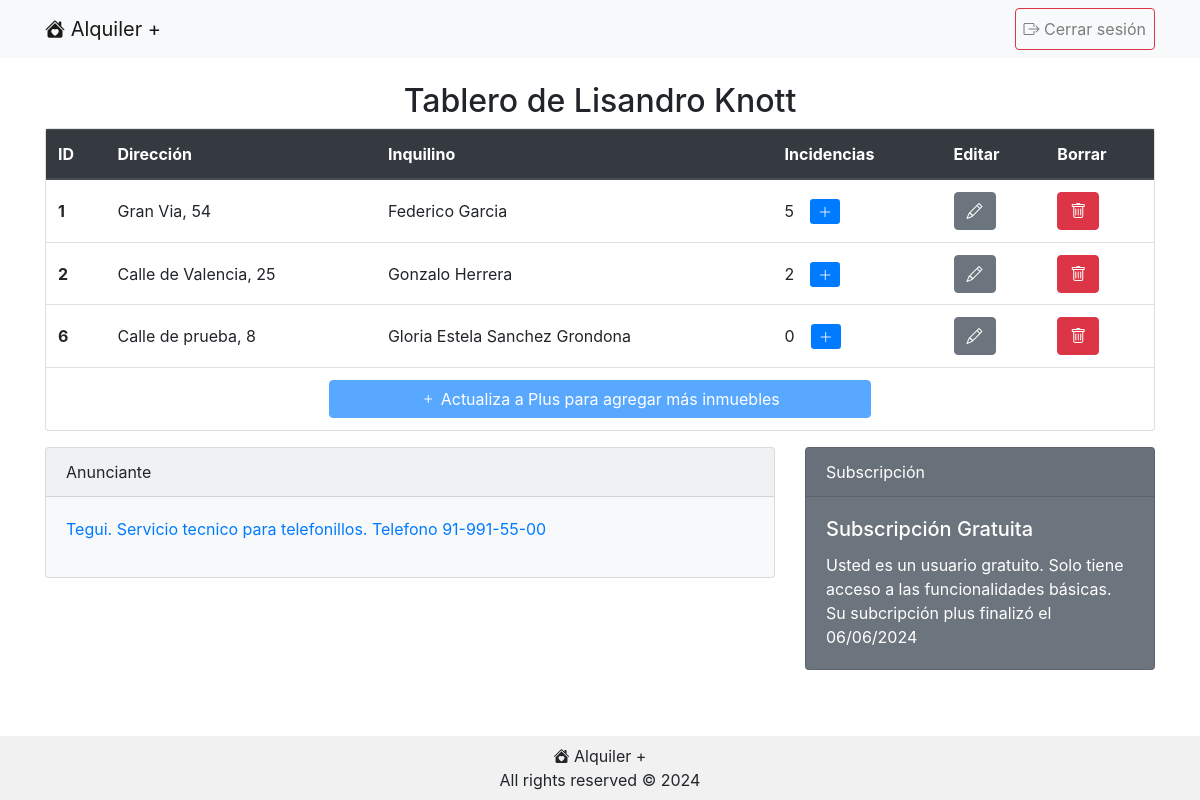
The app's page /tablero.php (signed in) with its own data.
### tables this page shows
CREATE TABLE `usuarios` (
  `id` int(11) NOT NULL,
  `nombre` tinytext NOT NULL,
  `apellido` tinytext NOT NULL,
  `email` varchar(255) NOT NULL,
  `contrasena_hash` text NOT NULL,
  `telefono` tinytext NOT NULL,
  `vencimiento_subscripcion` date NOT NULL DEFAULT current_timestamp(),
  `es_administrador` tinyint(1) NOT NULL DEFAULT 0
);

CREATE TABLE `inmuebles` (
  `id` int(11) NOT NULL,
  `direccion` text NOT NULL,
  `propietario_usuario_id` int(11) NOT NULL,
  `inquilino_usuario_id` int(11) NOT NULL
);

CREATE TABLE `publicidades` (
  `id` int(11) NOT NULL,
  `tipo` enum('fontaneria','electricidad','telefonillo','mobiliario','pagos','carpinteria','cerrajeria','pintura') NOT NULL,
  `contenido` text NOT NULL,
  `link` text NOT NULL,
  `coste_por_impresion` float NOT NULL,
  `coste_por_click` float NOT NULL
);

### class/Conexion.php (called while the page is built, shortened)
<?php
class Conexion {
    private static $host;
    private static $username;
    private static $password;
    private static $db;
    private static $dsn;
    private static $conexion = null;
    private static function inicializar() {
        if (self::$conexion === null) {
            self::$host = DB_HOST;
            self::$db = DB_NAME;
            self::$username = DB_USERNAME;
            self::$password = DB_PASSWORD;
            self::$dsn = "mysql:host=" . self::$host . ";dbname=" . self::$db . ";charset=utf8mb4";
            try {
                self::$conexion = new PDO(self::$dsn, self::$username, self::$password);
                self::$conexion->setAttribute(PDO::ATTR_ERRMODE, PDO::ERRMODE_EXCEPTION);
            } catch (PDOException $ex) {
                die("Error en la conexión con la bbdd: mensaje: " . $ex->getMessage());
            }
            return self::$conexion;
        }
    }
    public static function consulta($sql) {
        try {
            $stmt = self::$conexion->prepare($sql);
            $stmt->execute();
            $resultado = $stmt->fetchAll(PDO::FETCH_ASSOC);
            return $resultado;
        } catch (PDOException $ex) {
            die("Fallo la query: " . $ex->getMessage());
        }
    }
}

### class/Usuario.php (called while the page is built, shortened)
<?php
class Usuario {
    private $nombre;
    private $apellido;
    private $vencimientoSubscripcion;
    private $esAdministrador;
    private $inmuebles = array();
    public function __construct($nombre, $apellido, $email, $contrasenaHash, $telefono, $vencimientoSubscripcion=null, $esAdministrador=0, $inmuebles=null, $id=null) {
        if ($id != null) {
            $this->nombre = $nombre;
            $this->apellido = $apellido;
            $this->esAdministrador = $esAdministrador;
            $this->vencimientoSubscripcion = new DateTime($vencimientoSubscripcion);
            $this->inmuebles = $inmuebles;
        } else if ($id === null) {
            Conexion::consulta("INSERT INTO usuarios (nombre, apellido, email, contrasena_hash, telefono, vencimiento_subscripcion, es_administrador) VALUES ('".$nombre."', '".$apellido."', '".$email."', '".$contrasenaHash."', '".$telefono."', DATE_ADD(CURDATE(), INTERVAL 10 DAY), 0)");
        }
    }
    public function getNombre() {
        return $this->nombre;
    }
    public function getApellido() {
        return $this->apellido;
    }
    public function getVencimientoSubscripcion() {
        return $this->vencimientoSubscripcion;
    }
    public function getEsAdministrador() {
        return $this->esAdministrador;
    }
    public function getInmuebles() {
        return $this->inmuebles;
    }
    public static function obtenerUsuarioExistente($id) {
        $usuario = null;
        $consulta = Conexion::consulta("SELECT id, direccion, inquilino_usuario_id FROM inmuebles WHERE propietario_usuario_id=" . $id);
        $inmuebles = [];
        foreach ($consulta as $fila) {
            $inmueble = Inmueble::obtenerInmuebleExistente($fila["id"]);
            $inmuebles[] = $inmueble;
        }
        $consulta = Conexion::consulta("SELECT id, nombre, apellido, email, contrasena_hash, telefono, vencimiento_subscripcion, es_administrador FROM usuarios WHERE id=" . $id);
        foreach ($consulta as $fila) {
            $usuario = new Usuario($fila['nombre'], $fila['apellido'], $fila['email'], $fila['contrasena_hash'], $fila['telefono'], $fila['vencimiento_subscripcion'], $fila['es_administrador'], $inmuebles, $fila['id']);
        }
        return $usuario;
    }
}

### class/Inmueble.php (called while the page is built, shortened)
<?php
class Inmueble {
    private $id;
    private $direccion;
    private $inquilino;
    private $incidencias;
    public function __construct($direccion, $inquilino, $incidencias, $id=null, $usuario=null) {
        if ($id != null) {
            $this->id = $id;
            $this->direccion = $direccion;
            $this->inquilino = $inquilino;
            $this->incidencias = $incidencias;
        } else if ($id === null) {
            Conexion::consulta("INSERT INTO inmuebles (direccion, propietario_usuario_id) VALUES ('".$direccion."', ".$usuario->getId().")");
        }
    }
    public function getId() {
        return $this->id;
    }
    public function getDireccion() {
        return $this->direccion;
    }
    public function getInquilino() {
        return $this->inquilino;
    }
    public function getIncidencias() {
        return $this->incidencias?? [];
    }
    public static function obtenerInmuebleExistente($id) {
        $consulta = Conexion::consulta("SELECT id, tipo, titulo, descripcion, estado, usuario_id, fecha_y_hora FROM incidencias WHERE inmueble_id=" . $id);
        $incidencias = [];
        foreach($consulta as $fila) {
            $incidencia = Incidencia::obtenerIncidenciaExistente($fila["id"]);
            $incidencias[] = $incidencia;
        }
        $consulta = Conexion::consulta("SELECT id, direccion, inquilino_usuario_id FROM inmuebles WHERE id=" . $id);
        foreach ($consulta as $fila) {
            $inmueble = new Inmueble($fila['direccion'], Usuario::obtenerUsuarioExistente($fila['inquilino_usuario_id']), $incidencias, $fila['id']);
        }
        return $inmueble;
    }
}

### class/Incidencia.php (called while the page is built, shortened)
<?php
class Incidencia {
    public static function obtenerIncidenciaExistente($id){
        $consulta = Conexion::consulta("SELECT id, tipo, titulo, descripcion, estado, fecha_y_hora FROM incidencias WHERE inmueble_id=" . $id);
        $incidencia = null;
        foreach ($consulta as $fila) {
            $incidencia = new Incidencia($fila['id'], $fila['tipo'], $fila['titulo'], $fila['descripcion'], $fila['estado'], $fila['fecha_y_hora']);
        }
        return $incidencia;
    }
}

### class/Publicidad.php (called while the page is built, shortened)
<?php
class Publicidad  {
    public $id;
    public $contenido;
    public function __construct ($id, $tipo, $contenido, $link, $costePorImpresion, $costePorClick) {
        $this->id = $id;
        $this->contenido = $contenido;
    }
    public function getId () {
        return $this->id;
    }
    public function getContenido () {
        return $this->contenido;
    }
    public static function obtenerPublicidadAlAzar() {
        $consulta = Conexion::consulta("SELECT id, tipo, contenido, link, coste_por_impresion, coste_por_click FROM publicidades");
        $elegirFilaAleatoria = array_rand($consulta);
        $filaAleatoria = $consulta[$elegirFilaAleatoria];
        $publicidad = new Publicidad($filaAleatoria['id'], $filaAleatoria['tipo'], $filaAleatoria['contenido'], $filaAleatoria['link'], $filaAleatoria['coste_por_impresion'], $filaAleatoria['coste_por_click']);
        return $publicidad;
    }
}

### public/tablero.php (the view, shortened to what this page needs)
<?php
$usuario = Usuario::obtenerUsuarioExistente($_SESSION['usuarioId']);
$currentDate = new DateTime();
$currentDate->setTime(0, 0, 0);
$subscripto = ($usuario->getVencimientoSubscripcion() >= $currentDate);
$publicidad = Publicidad::obtenerPublicidadAlAzar();
?>
<!DOCTYPE html>
<html lang="es">
    <head>
<?php require '../include/head.php' ?>
    </head>
    <body>
        <?php require '../include/nav.php'; ?>
        <div class="contenido container mt-4 flex-grow-1">
            <h2 class="text-black text-center">Tablero de <?php echo"{$usuario->getNombre()} {$usuario->getApellido()}"?></h2>
            <div class="row">
            <div class="col-md-12 ml-auto">
            <div class="table-responsive">
            <div class="card mb-3">
            <table class="table table-hover mb-0">
                <thead class="thead-dark">
                    <tr>
                        <th scope="col">ID</th>
                        <th scope="col">Direcci&oacute;n</th>
                        <th scope="col">Inquilino</th>
                        <th scope="col">Incidencias</th>
                        <th scope="col">Editar</th>
                        <th scope="col">Borrar</th>
                    </tr>
                </thead>
                <tbody>
                    <?php
                        foreach ($usuario->getInmuebles() as $inmueble) {
                            ?>
                            <tr>
                                <th scope="row" class="align-middle"><?php echo $inmueble->getId(); ?></th>
                                <td class="align-middle"><?php echo $inmueble->getDireccion(); ?></td>
                                <td class="align-middle"><?php echo ($inmueble->getInquilino())? "{$inmueble->getInquilino()->getNombre()} {$inmueble->getInquilino()->getApellido()}" : "Vacante" ; ?></td>
                                <td class="align-middle"><?php echo count($inmueble->getIncidencias()); ?><a href="nueva_incidencia.php?inmuebleId=<?php echo $inmueble->getId(); ?>" class="edit-button btn-sm btn-primary ml-3"><i class="bi bi-plus-lg"></i></a></td>
                                <td class="align-middle"><a href="ce_inmueble.php?inmuebleId=<?php echo $inmueble->getId(); ?>" class="edit-button btn btn-secondary"><i class="bi bi-pencil"></i></a></td>
                                <td class="align-middle"><a href="borrar_inmueble.php?inmuebleId=<?php echo $inmueble->getId(); ?>" class="delete-button btn btn-danger" onclick="return confirm('Esta seguro que desea borrar este inmueble?');"><i class="bi bi-trash"></i></a></td>
                            <tr>
                        <?php }
                        if (!$subscripto && count($usuario->getInmuebles()) >= 3) {
                            ?> <tr><td colspan="6" class="text-center"><a href="#" class="btn btn-primary w-50 disabled"><i class="bi bi-plus"></i> Actualiza a Plus para agregar m&aacute;s inmuebles</a></td></tr> <?php
                        } else {
                            ?> <tr><td colspan="6" class="text-center"><a href="ce_inmueble.php" class="btn btn-primary w-50"><i class="bi bi-plus"></i> Agregar nuevo inmueble</a></td></tr> <?php
                        } ?>
                </tbody>
            </table>
            </div></div></div></div>
            <div class="row">
                <div class="<?php echo ($usuario->getEsAdministrador())? "col-md-5" : "col-md-8" ?> ml-auto">
                    <div class="card text-black bg-light mb-4">
                    <div class="card-header">Anunciante</div>
                    <div class="card-body">
                        <p>
                            <a href="visitar_publicidad.php?publicidadId=<?php echo $publicidad->getId()?>" target="_blank"><?php echo $publicidad->getContenido(); $publicidad->registrarImpresion($usuario); ?></a>
                        </p>
                    </div>
                    </div>
                </div>
                <div class="col-md-4 ml-auto">
                    <div class="card text-white <?php echo ($subscripto) ? "bg-success" : "bg-secondary" ?> mb-4">
                        <div class="card-header">Subscripci&oacute;n</div>
                        <div class="card-body">
                            <h5 class="card-title">Subscripci&oacute;n <?php echo ($subscripto) ? "Plus" : "Gratuita" ?></h5>
                            <p class="card-text">
                                <?php echo ($subscripto) ? "Usted es un usuario plus. Podr&aacute; utilizar todas las funciones de la plataforma hasta el " : "Usted es un usuario gratuito. Solo tiene acceso a las funcionalidades b&aacute;sicas. Su subcripci&oacute;n plus finaliz&oacute; el " ?>
                                <?php echo ($usuario->getVencimientoSubscripcion())->format("d/m/Y") ?>
                            </p>
                        </div>
                    </div>
                </div>
            </div>
        </div>
<?php require '../include/footer.php' ?>
    </body>
</html>

### include/head.php (shortened to what this page needs)
<link href="css/estilos.css" rel="stylesheet">
<link href="https://stackpath.bootstrapcdn.com/bootstrap/4.5.2/css/bootstrap.min.css" rel="stylesheet">
<link href="https://cdn.jsdelivr.net/npm/bootstrap-icons/font/bootstrap-icons.css" rel="stylesheet">

### include/nav.php
<nav class="navbar navbar-expand-lg navbar-light bg-light">
    <div class="container">
        <a class="navbar-brand" href="./">
            <i class="bi bi-house-heart-fill"></i> Alquiler +
        </a>
        <div class="collapse navbar-collapse">
            <ul class="navbar-nav ml-auto">
                <li class="nav-item">
                <?php if (isset($_SESSION['email'])) {
        ?>
                    <a class="nav-link btn btn-outline-danger" href="logout.php">
                        <i class="bi bi-box-arrow-right"></i> Cerrar sesi&oacute;n
        <?php
    } else {
        ?>
                    <a class="nav-link btn btn-outline-primary" href="login.php">
                        <i class="bi bi-box-arrow-in-right"></i> Ingresar
    <?php }?>
                    </a>
                </li>
            </ul>
        </div>
    </div>
</nav>

### include/footer.php
<footer class="footer text-center py-2">
    <div class="container">
        <p class="mb-0">
            <i class="bi bi-house-heart-fill"></i> Alquiler +<br>
            All rights reserved &copy; <?php echo date("Y"); ?>
        </p>
    </div>
</footer>

### public/css/estilos.css (style rules this page uses)
body { display: flex; flex-direction: column; min-height: 100vh; }
.footer { position: fixed; left: 0; bottom: 0; width: 100%; background-color: #f1f1f1; text-align: center; padding: 5px 0; }

### records on screen
usuarios: nombre "Lisandro", apellido "Knott", vencimiento_subscripcion "06/06/2024"
inmuebles: id "1", direccion "Gran Via, 54", count($inmueble->getIncidencias()) "5"
usuarios: nombre "Federico", apellido "Garcia"
inmuebles: id "2", direccion "Calle de Valencia, 25", count($inmueble->getIncidencias()) "2"
usuarios: nombre "Gonzalo", apellido "Herrera"
inmuebles: id "6", direccion "Calle de prueba, 8", count($inmueble->getIncidencias()) "0"
usuarios: nombre "Gloria Estela", apellido "Sanchez Grondona"
publicidades: contenido "Tegui. Servicio tecnico para telefonillos. Telefono 91-991-55-00"
